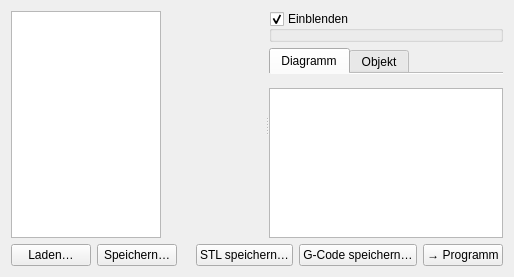
<?xml version="1.0" encoding="UTF-8"?>
<ui version="4.0">
 <class>DesignPage</class>
 <widget class="QWidget" name="DesignPage">
  <layout class="QVBoxLayout" name="page_layout">
   <item>
    <widget class="QSplitter" name="split">
     <property name="orientation"><enum>Qt::Horizontal</enum></property>
     <widget class="QWidget" name="left_widget">
      <layout class="QHBoxLayout" name="left_layout">
       <property name="leftMargin"><number>0</number></property>
       <property name="topMargin"><number>0</number></property>
       <property name="rightMargin"><number>0</number></property>
       <property name="bottomMargin"><number>0</number></property>
       <item>
        <widget class="QListWidget" name="nav">
         <property name="minimumSize"><size><width>150</width><height>0</height></size></property>
         <property name="maximumSize"><size><width>150</width><height>16777215</height></size></property>
         <property name="horizontalScrollBarPolicy"><enum>Qt::ScrollBarAlwaysOff</enum></property>
        </widget>
       </item>
       <item>
        <widget class="QStackedWidget" name="stack">
         <property name="sizePolicy"><sizepolicy hsizetype="Expanding" vsizetype="Expanding"><horstretch>1</horstretch><verstretch>0</verstretch></sizepolicy></property>
        </widget>
       </item>
      </layout>
     </widget>
       <widget class="QWidget" name="right_widget">
        <layout class="QVBoxLayout" name="right_layout">
         <property name="leftMargin"><number>0</number></property>
         <property name="topMargin"><number>0</number></property>
         <property name="rightMargin"><number>0</number></property>
         <property name="bottomMargin"><number>0</number></property>
         <item>
          <widget class="QGroupBox" name="layer_box">
           <property name="title"><string>Einblenden</string></property>
           <property name="checkable"><bool>true</bool></property>
           <property name="checked"><bool>true</bool></property>
           <layout class="QGridLayout" name="layer_layout">
            <property name="topMargin"><number>2</number></property>
            <property name="bottomMargin"><number>2</number></property>
            <property name="horizontalSpacing"><number>12</number></property>
            <property name="verticalSpacing"><number>0</number></property>
           </layout>
          </widget>
         </item>
         <item>
          <widget class="QTabWidget" name="view_tabs">
           <property name="sizePolicy"><sizepolicy hsizetype="Expanding" vsizetype="Expanding"><horstretch>0</horstretch><verstretch>1</verstretch></sizepolicy></property>
           <property name="documentMode"><bool>true</bool></property>
           <widget class="QWidget" name="tab_diagram">
            <attribute name="title"><string>Diagramm</string></attribute>
            <layout class="QVBoxLayout" name="diagram_layout">
             <property name="leftMargin"><number>0</number></property>
             <property name="topMargin"><number>4</number></property>
             <property name="rightMargin"><number>0</number></property>
             <property name="bottomMargin"><number>0</number></property>
             <item>
              <widget class="QSplitter" name="views">
               <property name="orientation"><enum>Qt::Vertical</enum></property>
               <property name="sizePolicy"><sizepolicy hsizetype="Expanding" vsizetype="Expanding"><horstretch>0</horstretch><verstretch>1</verstretch></sizepolicy></property>
              </widget>
             </item>
            </layout>
           </widget>
           <widget class="QWidget" name="tab_object">
            <attribute name="title"><string>Objekt</string></attribute>
            <layout class="QVBoxLayout" name="object_layout">
             <property name="leftMargin"><number>0</number></property>
             <property name="topMargin"><number>4</number></property>
             <property name="rightMargin"><number>0</number></property>
             <property name="bottomMargin"><number>0</number></property>
            </layout>
           </widget>
          </widget>
         </item>
         <item>
          <layout class="QVBoxLayout" name="messages_layout">
           <property name="spacing"><number>3</number></property>
          </layout>
         </item>
         <item>
          <widget class="QPlainTextEdit" name="result">
           <property name="readOnly"><bool>true</bool></property>
           <property name="minimumSize"><size><width>0</width><height>110</height></size></property>
           <property name="maximumSize"><size><width>16777215</width><height>150</height></size></property>
           <property name="sizePolicy"><sizepolicy hsizetype="Ignored" vsizetype="Fixed"><horstretch>0</horstretch><verstretch>0</verstretch></sizepolicy></property>
           <property name="lineWrapMode"><enum>QPlainTextEdit::NoWrap</enum></property>
           <property name="styleSheet"><string>font-family:monospace; font-size:9pt;</string></property>
          </widget>
         </item>
        </layout>
       </widget>
    </widget>
   </item>
   <item>
    <layout class="QHBoxLayout" name="bottom_bar">
     <item><widget class="QPushButton" name="b_load"><property name="text"><string>Laden…</string></property></widget></item>
     <item><widget class="QPushButton" name="b_save"><property name="text"><string>Speichern…</string></property></widget></item>
     <item>
      <widget class="QLabel" name="stale">
       <property name="text"><string/></property>
       <property name="wordWrap"><bool>true</bool></property>
       <property name="sizePolicy"><sizepolicy hsizetype="Expanding" vsizetype="Preferred"><horstretch>1</horstretch><verstretch>0</verstretch></sizepolicy></property>
       <property name="styleSheet"><string>color:#b00; font-weight:bold;</string></property>
      </widget>
     </item>
     <item><widget class="QPushButton" name="b_stl"><property name="text"><string>STL speichern…</string></property><property name="toolTip"><string>Das fertige Teil als 3D-Körper (STL) - zum Ansehen oder um es später in Scheiben (Rippen) zu schneiden.</string></property></widget></item>
     <item><widget class="QPushButton" name="b_gcode"><property name="text"><string>G-Code speichern…</string></property></widget></item>
     <item><widget class="QPushButton" name="b_prog"><property name="text"><string>→ Programm</string></property></widget></item>
    </layout>
   </item>
  </layout>
 </widget>
 <resources/>
 <connections/>
</ui>
